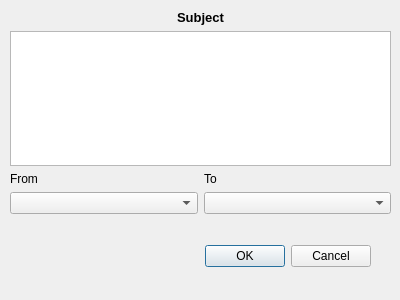
<?xml version="1.0" encoding="UTF-8"?>
<ui version="4.0">
 <class>Dialog</class>
 <widget class="QDialog" name="Dialog">
  <property name="geometry">
   <rect>
    <x>0</x>
    <y>0</y>
    <width>400</width>
    <height>300</height>
   </rect>
  </property>
  <property name="windowTitle">
   <string>Dialog</string>
  </property>
  <widget class="QDialogButtonBox" name="buttonBox">
   <property name="geometry">
    <rect>
     <x>30</x>
     <y>240</y>
     <width>341</width>
     <height>32</height>
    </rect>
   </property>
   <property name="orientation">
    <enum>Qt::Horizontal</enum>
   </property>
   <property name="standardButtons">
    <set>QDialogButtonBox::Cancel|QDialogButtonBox::Ok</set>
   </property>
  </widget>
  <widget class="QWidget" name="verticalLayoutWidget">
   <property name="geometry">
    <rect>
     <x>10</x>
     <y>10</y>
     <width>381</width>
     <height>204</height>
    </rect>
   </property>
   <layout class="QVBoxLayout" name="verticalLayout">
    <item>
     <widget class="QLabel" name="label">
      <property name="font">
       <font>
        <pointsize>10</pointsize>
        <weight>75</weight>
        <bold>true</bold>
       </font>
      </property>
      <property name="text">
       <string>Subject</string>
      </property>
      <property name="alignment">
       <set>Qt::AlignCenter</set>
      </property>
     </widget>
    </item>
    <item>
     <widget class="QListWidget" name="listWidget"/>
    </item>
    <item>
     <layout class="QHBoxLayout" name="horizontalLayout">
      <item>
       <layout class="QVBoxLayout" name="verticalLayout_2">
        <item>
         <widget class="QLabel" name="label_2">
          <property name="text">
           <string>From</string>
          </property>
         </widget>
        </item>
        <item>
         <widget class="QComboBox" name="comboBox_2"/>
        </item>
       </layout>
      </item>
      <item>
       <layout class="QVBoxLayout" name="verticalLayout_5">
        <item>
         <widget class="QLabel" name="label_3">
          <property name="text">
           <string>To</string>
          </property>
         </widget>
        </item>
        <item>
         <widget class="QComboBox" name="comboBox_3"/>
        </item>
       </layout>
      </item>
     </layout>
    </item>
   </layout>
  </widget>
 </widget>
 <resources/>
 <connections>
  <connection>
   <sender>buttonBox</sender>
   <signal>accepted()</signal>
   <receiver>Dialog</receiver>
   <slot>accept()</slot>
   <hints>
    <hint type="sourcelabel">
     <x>248</x>
     <y>254</y>
    </hint>
    <hint type="destinationlabel">
     <x>157</x>
     <y>274</y>
    </hint>
   </hints>
  </connection>
  <connection>
   <sender>buttonBox</sender>
   <signal>rejected()</signal>
   <receiver>Dialog</receiver>
   <slot>reject()</slot>
   <hints>
    <hint type="sourcelabel">
     <x>316</x>
     <y>260</y>
    </hint>
    <hint type="destinationlabel">
     <x>286</x>
     <y>274</y>
    </hint>
   </hints>
  </connection>
 </connections>
</ui>
